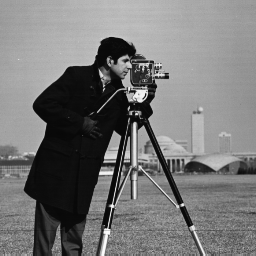
#> input picture SungYoon/test/img/camera.bmp, 256 x 256 px, found by its file name
$ python t4.py
#> lines starting #> are read from the running program, lines starting #| are printed output that depends on the picture
import matplotlib.pyplot as plt
import cv2

def draw_image(original_img, out_list, title, sub_title1):
    fig = plt.figure()
    fig.suptitle(title)

    ax = fig.add_subplot(3,5,6)
    ax.imshow(original_img, cmap=plt.cm.gray)
    ax.set_title(sub_title1)

    ax = fig.add_subplot(3,5,2)
    ax.imshow(out_list[0], cmap=plt.cm.gray)
    ax.set_title("Bit8")

    ax = fig.add_subplot(3,5,3)
    ax.imshow(out_list[1], cmap=plt.cm.gray)
    ax.set_title("Bit7")

    ax = fig.add_subplot(3,5,4)
    ax.imshow(out_list[2], cmap=plt.cm.gray)
    ax.set_title("Bit6")

    ax = fig.add_subplot(3,5,5)
    ax.imshow(out_list[3], cmap=plt.cm.gray)
    ax.set_title("Bit5")

    ax = fig.add_subplot(3,5,12)
    ax.imshow(out_list[4], cmap=plt.cm.gray)
    ax.set_title("Bit4")

    ax = fig.add_subplot(3,5,13)
    ax.imshow(out_list[5], cmap=plt.cm.gray)
    ax.set_title("Bit3")

    ax = fig.add_subplot(3,5,14)
    ax.imshow(out_list[6], cmap=plt.cm.gray)
    ax.set_title("Bit2")

    ax = fig.add_subplot(3,5,15)
    ax.imshow(out_list[7], cmap=plt.cm.gray)
    ax.set_title("Bit1")

    plt.show()

def do_bit_plane_slicing():
    file_path = "./img/camera.bmp"

    img = cv2.imread(file_path, cv2.IMREAD_GRAYSCALE)
#> img is the input picture: shape (256, 256); min 7, max 253, mean 118.7

    out_img1 = img.copy()
    out_img2 = img.copy()
    out_img3 = img.copy()
    out_img4 = img.copy()
    out_img5 = img.copy()
    out_img6 = img.copy()
    out_img7 = img.copy()
    out_img8 = img.copy()

    row, col = img.shape
#> row = 256; col = 256

    for i in range(0, row):
        for j in range(0, col):
            out_img1[i, j] = 255 if (img[i,j] & (1 << 7)) else 0
            out_img1[i, j] = 255 if (img[i,j] & (1 << 6)) else 0
            out_img1[i, j] = 255 if (img[i,j] & (1 << 5)) else 0
            out_img1[i, j] = 255 if (img[i,j] & (1 << 4)) else 0
            out_img1[i, j] = 255 if (img[i,j] & (1 << 3)) else 0
            out_img1[i, j] = 255 if (img[i,j] & (1 << 2)) else 0
            out_img1[i, j] = 255 if (img[i,j] & (1 << 1)) else 0
            out_img1[i, j] = 255 if (img[i,j] & (1 << 0)) else 0
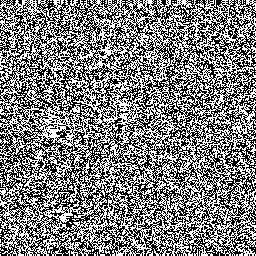
#> out_img1: shape (256, 256); 49.7% white in thin lines or dots


    out_list = [out_img1, out_img2, out_img3, out_img4, out_img5, out_img6, out_img7, out_img8]

    cv2.imwrite("bit8_slicing.bmp", out_img1)
    draw_image(img, out_list, "Bit Plane Slicing", "Original Image")

do_bit_plane_slicing()
